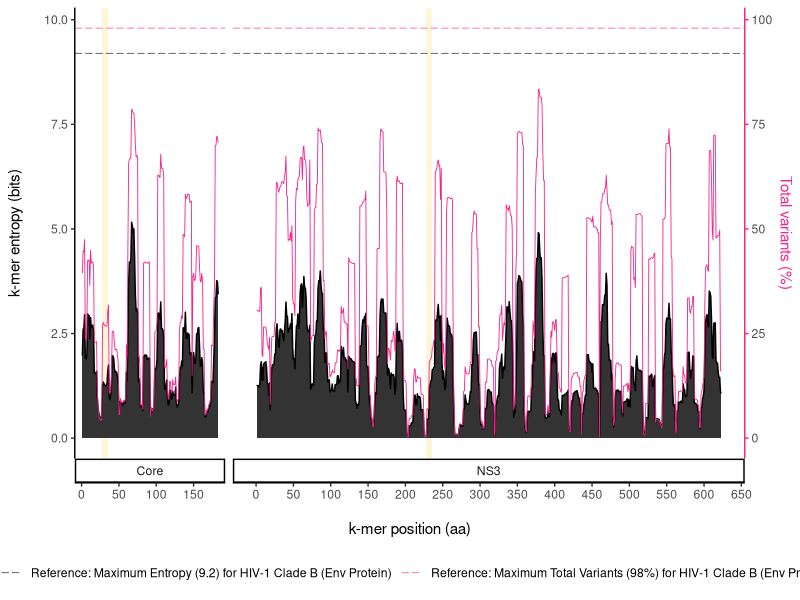
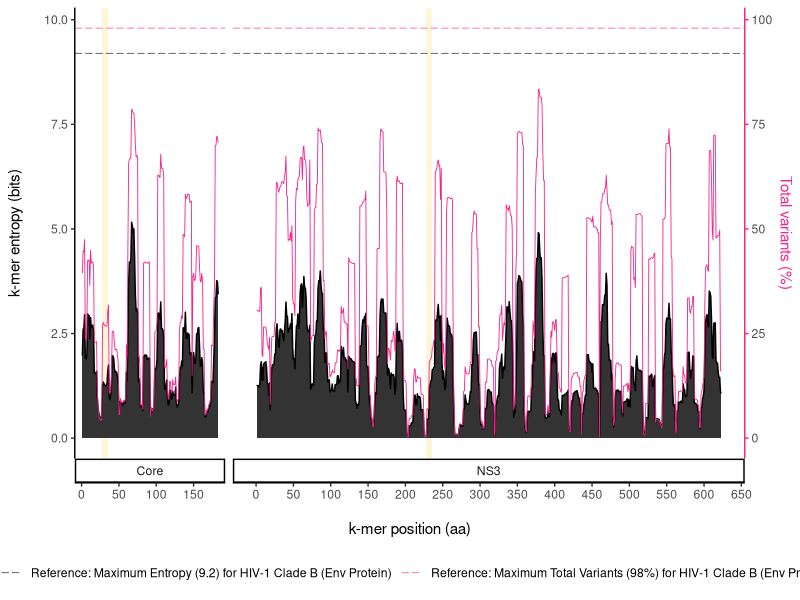

The R script that drew these images, in order:
#Entropy and incidence of total variants
library(ggplot2)
library(gridExtra) #tutorial: https://ggplot2.tidyverse.org/reference/facet_grid.html 
library(dplyr)

#load data from csv file
data<-read.csv("../www/DiMA_HCV.csv")
df <- data.frame(data) 
#NOTE: user is required to set the protein order here
#leave the protein order as default; follow the order in csv file
proteinOrder=""

#NOTE: user is required to input the number of host here
host <- 1
#determine number of host
#scale the amino acid position for each protein
if (host ==1){ #single host
  if (proteinOrder ==""){
    a<-table(df$proteinName)
    proteinName<-as.vector(names(a))
    position<-as.vector(a)
    df$size_f = factor(df$proteinName,levels = proteinName)
  }else{
    #order the proteins based on user input
    level<-strsplit(proteinOrder, ',')[[1]]
    position<-c()
    for (i in level){
      position<-append(position,table(df$proteinName)[names(table(df$proteinName)) == i])
    }
    df$size_f = factor(df$proteinName,levels = level)
  } 
}else{ # multihost
  #categorise data based on host
  df$host<- factor(df$host)
  #count the aa length for each proteins (each host is expected to have same number of proteins with same length)
  df_sub<-df[df$host==unique(df$host[1]),]
  if (proteinOrder ==""){
    a<-table(df_sub$proteinName)
    proteinName<-as.vector(names(a))
    position<-as.vector(a)
    df$size_f = factor(df$proteinName,levels = proteinName)
  }else{
    #order the proteins based on user input
    level<-strsplit(proteinOrder, ',')[[1]]
    position<-c()
    for (i in level){
      position<-append(position,table(df_sub$proteinName)[names(table(df_sub$proteinName)) == i])
    }
    df$size_f = factor(df$proteinName,levels = level)
  }
}

#---------------set zero entropy region-----------------#
#check if the kmer positions are zero entropy
#Reference for getting all the positions of kmer based on kmer size and the starting position of kmer: 
#https://stackoverflow.com/questions/31120552/generate-a-sequence-of-numbers-with-repeated-intervals
#https://stackoverflow.com/questions/41637518/adding-a-shaded-rectangle-to-an-existing-plot-using-geom-rect
#determine the kmer size
kmer_size=9

#identify the kmer position with zero entropy
#position: startPosition with zero entropy
#end: startPosition + kmersize - 1
df_zeroEntropy<- df %>%
  dplyr::group_by(proteinName)%>%
  dplyr::summarize(
    end = position[which(entropy == min(entropy))+kmer_size-1], #end: startPosition + kmersize - 1
    position = position[which(entropy == min(entropy))] #extract those starting positions with zero entropy
  )%>%  
  as.data.frame()

#concatenate df with df_zeroEntropy
df <-merge(df,df_zeroEntropy,id="position",all=T)
#replace NAN in column "zero entropy" with FALSE
df$end[is.na(df$end)]<- -1

#---------------set maximum y limit-----------------#
#if the max y value in data < 10 => maxy = 10
#if max y value in data > 10 => maxy = ceiling(max y value)
if (max(df$entropy) <= 10){
  maxy <-10.0
}else if (max(df$entropy) > 10){
  maxy <- ceiling(max(df$entropy))
}

breaks_fun <- function(x) {
    seq(0,max(x),50)
}

limits_fun <- function(x) {
    c(0,max(x))
}

#----------------plotting--------------------#
#detect if low support present
if (TRUE %in% df$lowSupport){
  df$lowSupportPos <- -0.3
  df$lowSupportPos[df$lowSupport ==TRUE]<- -0.5
  plot1<-ggplot(df) + 
    geom_rect(inherit.aes = FALSE,
              aes(xmin=position, xmax=end, ymin=-Inf, ymax=+Inf), 
              fill='#FFECAF', alpha=ifelse(df$end == -1, 0, 0.5))+
    geom_area(mapping = aes(x = position, y = entropy,color= "k-mer Entropy", linetype="k-mer Entropy"), show.legend=F)+
    geom_hline(mapping = aes(yintercept=9.2, color = "Reference: Maximum Entropy (9.2) for HIV-1 Clade B (Env Protein)", linetype = "Reference: Maximum Entropy (9.2) for HIV-1 Clade B (Env Protein)"), linewidth = 0.2)+
    geom_point(mapping = aes(x = position,y=lowSupportPos),col=ifelse(df$lowSupportPos==-0.5, 'black', ifelse(df$lowSupportPos==-0.3, 'white', 'white')), alpha=ifelse(df$lowSupportPos==-0.5, 1, ifelse(df$lowSupportPos==-0.3, 0,0)),pch=17, linewidth = 0.2)+
    geom_line(mapping = aes(x = position, y = totalVariants.incidence * maxy / 100, color = "Total Variants",linetype="Total Variants"), linewidth = 0.3 )+ 
    geom_hline(mapping = aes( yintercept=98* maxy / 100, color = "Reference: Maximum Total Variants (98%) for HIV-1 Clade B (Env Protein)",linetype ="Reference: Maximum Total Variants (98%) for HIV-1 Clade B (Env Protein)"), linewidth = 0.2)+ 
    labs(y = "k-mer entropy (bits)\n",x= "\nk-mer position (aa)",color = "#f7238a")+
    scale_x_continuous(limits = limits_fun,breaks = breaks_fun)+
    #how to second y-axis: https://whatalnk.github.io/r-tips/ggplot2-rbind.nb.html
    scale_y_continuous(sec.axis = sec_axis(~ . * 100 / maxy , name = "Total variants (%)",breaks = c(0,25,50,75,100),labels=c("0","25","50","75","100")), 
                       breaks = seq(0.0, maxy, length.out = 5),labels= sprintf(seq(0.0, maxy, length.out = 5), fmt = "%.1f")) + 
    theme_classic() + 
    theme(
      panel.grid.major = element_blank(), 
      panel.grid.minor = element_blank(),
      axis.line.y.right = element_line(color = "#f7238a"), 
      axis.ticks.y.right = element_line(color = "#f7238a"),
      axis.title.y.right =  element_text(color = "#f7238a"),
      legend.position="bottom"
    )+
    scale_colour_manual("",
                        values = c("Reference: Maximum Total Variants (98%) for HIV-1 Clade B (Env Protein)"="#f7238a",
                                   "Reference: Maximum Entropy (9.2) for HIV-1 Clade B (Env Protein)"="black",
                                   "k-mer Entropy" = "black",
                                   "Total Variants"="#f7238a"), 
                        guide = guide_legend(override.aes=aes(fill=NA)))+
    scale_linetype_manual("",values=c("Reference: Maximum Total Variants (98%) for HIV-1 Clade B (Env Protein)"=5,
                                      "Reference: Maximum Entropy (9.2) for HIV-1 Clade B (Env Protein)"=5,
                                      "k-mer Entropy" = 1,
                                      "Total Variants"=1))
  
  #number of host
  if (host == 1){ #one host
    plot1 +facet_grid(col=vars(df$size_f),scales = 'free',space = "free",switch = "x")
  }else{ # multi host
    plot1 +facet_grid(rows = vars(df$host),col=vars(df$size_f),scales = 'free',space = "free",switch = "both")
  }
  
}else{
  plot1<-ggplot(df) +
    geom_rect(inherit.aes = FALSE,
              aes(xmin=position, xmax=end, ymin=-Inf, ymax=+Inf), 
              fill='#FFECAF', alpha=ifelse(df$end == -1, 0, 0.5))+
  geom_area(mapping = aes(x = position, y = entropy,color= "k-mer Entropy", linetype="k-mer Entropy"),show.legend = F)+
    geom_hline(mapping = aes(yintercept=9.2, color = "Reference: Maximum Entropy (9.2) for HIV-1 Clade B (Env Protein)", linetype = "Reference: Maximum Entropy (9.2) for HIV-1 Clade B (Env Protein)"), linewidth = 0.2)+
    geom_line(mapping = aes(x = position, y = totalVariants.incidence * maxy / 100, color = "Total Variants",linetype="Total Variants"), linewidth = 0.3 )+ 
    geom_hline(mapping = aes( yintercept=98 * maxy /100, color = "Reference: Maximum Total Variants (98%) for HIV-1 Clade B (Env Protein)",linetype ="Reference: Maximum Total Variants (98%) for HIV-1 Clade B (Env Protein)"), linewidth = 0.2)+ 
    labs(y = "k-mer entropy (bits)\n",x= "\nk-mer position (aa)",color = "#f7238a")+
    scale_x_continuous(limits = limits_fun,breaks = breaks_fun)+
    #how to second y-axis: https://whatalnk.github.io/r-tips/ggplot2-rbind.nb.html
    scale_y_continuous(sec.axis = sec_axis(~ . * 100 / maxy , name = "Total variants (%)",breaks = c(0,25,50,75,100),labels=c("0","25","50","75","100")),
                       breaks = seq(0.0, maxy, length.out = 5),labels= sprintf(seq(0.0, maxy, length.out = 5), fmt = "%.1f")) +
    theme_classic() +
    theme(
      panel.grid.major = element_blank(),
      panel.grid.minor = element_blank(),
      axis.line.y.right = element_line(color = "#f7238a"),
      axis.ticks.y.right = element_line(color = "#f7238a"),
      axis.title.y.right =  element_text(color = "#f7238a"),
      legend.position="bottom"
    )+
    scale_colour_manual("",
                        values = c("Reference: Maximum Total Variants (98%) for HIV-1 Clade B (Env Protein)"="#f7238a",
                                   "Reference: Maximum Entropy (9.2) for HIV-1 Clade B (Env Protein)"="black",
                                   "k-mer Entropy" = "black",
                                   "Total Variants"="#f7238a"), 
                        guide = guide_legend(override.aes=aes(fill=NA)))+
    scale_linetype_manual("",values=c("Reference: Maximum Total Variants (98%) for HIV-1 Clade B (Env Protein)"=5,
                                      "Reference: Maximum Entropy (9.2) for HIV-1 Clade B (Env Protein)"=5,
                                      "k-mer Entropy" = 1,
                                      "Total Variants"=1))
  #number of host
  if (host == 1){ #one host
    plot1 +facet_grid(col=vars(df$size_f),scales = 'free',space = "free",switch = "x")
  }else{ # multi host
    plot1 +facet_grid(rows = vars(df$host),col=vars(df$size_f),scales = 'free',space = "free",switch = "both")
  }
}

#save image, modify based on need
ggsave("plot-Entropy-and-incidence-of-totalvariants.jpg",dpi=600,height= 7.5,width = 15,unit="in",device = 'jpg')

